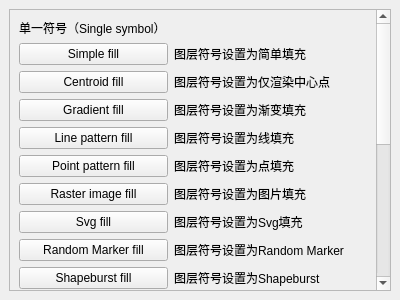
<?xml version="1.0" encoding="UTF-8"?>
<ui version="4.0">
 <class>PolygonDockWidget</class>
 <widget class="QDockWidget" name="PolygonDockWidget">
  <property name="geometry">
   <rect>
    <x>0</x>
    <y>0</y>
    <width>400</width>
    <height>300</height>
   </rect>
  </property>
  <property name="windowTitle">
   <string>矢量面要素符号化测试</string>
  </property>
  <widget class="QWidget" name="dockWidgetContents">
   <layout class="QGridLayout" name="gridLayout">
    <item row="0" column="0">
     <widget class="QScrollArea" name="scrollArea">
      <property name="widgetResizable">
       <bool>true</bool>
      </property>
      <widget class="QWidget" name="scrollAreaWidgetContents">
       <property name="geometry">
        <rect>
         <x>0</x>
         <y>-404</y>
         <width>422</width>
         <height>651</height>
        </rect>
       </property>
       <layout class="QGridLayout" name="gridLayout_2" columnstretch="1,0">
        <item row="16" column="1">
         <widget class="QLabel" name="label_16">
          <property name="text">
           <string>图层符号设置为Outline: Raster </string>
          </property>
         </widget>
        </item>
        <item row="7" column="0">
         <widget class="QPushButton" name="pushButton_polygonSvg">
          <property name="text">
           <string>Svg fill</string>
          </property>
         </widget>
        </item>
        <item row="5" column="0">
         <widget class="QPushButton" name="pushButton_polygonPointPattern">
          <property name="text">
           <string>Point pattern fill</string>
          </property>
         </widget>
        </item>
        <item row="1" column="1">
         <widget class="QLabel" name="label">
          <property name="text">
           <string>图层符号设置为简单填充</string>
          </property>
         </widget>
        </item>
        <item row="14" column="0">
         <widget class="QPushButton" name="pushButton_polygonOutlineLineburst">
          <property name="text">
           <string>Outline: Lineburst</string>
          </property>
         </widget>
        </item>
        <item row="6" column="1">
         <widget class="QLabel" name="label_6">
          <property name="text">
           <string>图层符号设置为图片填充</string>
          </property>
         </widget>
        </item>
        <item row="17" column="0" colspan="2">
         <widget class="QLabel" name="label_18">
          <property name="text">
           <string>反转面要素（Inverted polygons)</string>
          </property>
         </widget>
        </item>
        <item row="11" column="1">
         <widget class="QLabel" name="label_11">
          <property name="text">
           <string>图层符号设置为Outline:Arrow</string>
          </property>
         </widget>
        </item>
        <item row="14" column="1">
         <widget class="QLabel" name="label_14">
          <property name="text">
           <string>图层符号设置为Outline:Lineburst</string>
          </property>
         </widget>
        </item>
        <item row="8" column="0">
         <widget class="QPushButton" name="pushButton_polygonRandomMarker">
          <property name="text">
           <string>Random Marker fill</string>
          </property>
         </widget>
        </item>
        <item row="0" column="0" colspan="2">
         <widget class="QLabel" name="label_17">
          <property name="text">
           <string>单一符号（Single symbol）</string>
          </property>
         </widget>
        </item>
        <item row="11" column="0">
         <widget class="QPushButton" name="pushButton_polygonOutlineArrow">
          <property name="text">
           <string>Outline:Arrow</string>
          </property>
         </widget>
        </item>
        <item row="15" column="1">
         <widget class="QLabel" name="label_15">
          <property name="text">
           <string>图层符号设置为Outline: Marker line</string>
          </property>
         </widget>
        </item>
        <item row="6" column="0">
         <widget class="QPushButton" name="pushButton_polygonRasterImage">
          <property name="text">
           <string>Raster image fill</string>
          </property>
         </widget>
        </item>
        <item row="15" column="0">
         <widget class="QPushButton" name="pushButton_polygonOutlineMarker">
          <property name="text">
           <string>Outline: Marker line</string>
          </property>
         </widget>
        </item>
        <item row="2" column="1">
         <widget class="QLabel" name="label_2">
          <property name="text">
           <string>图层符号设置为仅渲染中心点</string>
          </property>
         </widget>
        </item>
        <item row="9" column="0">
         <widget class="QPushButton" name="pushButton_polygonShapeburst">
          <property name="text">
           <string>Shapeburst fill</string>
          </property>
         </widget>
        </item>
        <item row="18" column="0">
         <widget class="QPushButton" name="pushButton_polygonInvertedRenderer">
          <property name="text">
           <string>Inverted polygons</string>
          </property>
         </widget>
        </item>
        <item row="4" column="1">
         <widget class="QLabel" name="label_4">
          <property name="text">
           <string>图层符号设置为线填充</string>
          </property>
         </widget>
        </item>
        <item row="8" column="1">
         <widget class="QLabel" name="label_8">
          <property name="text">
           <string>图层符号设置为Random Marker</string>
          </property>
         </widget>
        </item>
        <item row="13" column="0">
         <widget class="QPushButton" name="pushButton_polygonOutlineInterpolated">
          <property name="text">
           <string>Outline: Interpolated</string>
          </property>
         </widget>
        </item>
        <item row="12" column="1">
         <widget class="QLabel" name="label_12">
          <property name="text">
           <string>图层符号设置为Outline:Hashed Line</string>
          </property>
         </widget>
        </item>
        <item row="5" column="1">
         <widget class="QLabel" name="label_5">
          <property name="text">
           <string>图层符号设置为点填充</string>
          </property>
         </widget>
        </item>
        <item row="12" column="0">
         <widget class="QPushButton" name="pushButton_polygonOutlineHashed">
          <property name="text">
           <string>Outline: Hashed Line</string>
          </property>
         </widget>
        </item>
        <item row="18" column="1">
         <widget class="QLabel" name="label_19">
          <property name="text">
           <string>演示反转面渲染器</string>
          </property>
         </widget>
        </item>
        <item row="13" column="1">
         <widget class="QLabel" name="label_13">
          <property name="text">
           <string>图层符号设置为Outline:Interpolated</string>
          </property>
         </widget>
        </item>
        <item row="7" column="1">
         <widget class="QLabel" name="label_7">
          <property name="text">
           <string>图层符号设置为Svg填充</string>
          </property>
         </widget>
        </item>
        <item row="16" column="0">
         <widget class="QPushButton" name="pushButton_polygonOutlineRaster">
          <property name="text">
           <string>Outline: Raster line</string>
          </property>
         </widget>
        </item>
        <item row="4" column="0">
         <widget class="QPushButton" name="pushButton_polygonLinePattern">
          <property name="text">
           <string>Line pattern fill</string>
          </property>
         </widget>
        </item>
        <item row="3" column="0">
         <widget class="QPushButton" name="pushButton_polygonGradient">
          <property name="text">
           <string>Gradient fill</string>
          </property>
         </widget>
        </item>
        <item row="19" column="0" colspan="2">
         <widget class="QLabel" name="label_20">
          <property name="text">
           <string>2.5D</string>
          </property>
         </widget>
        </item>
        <item row="10" column="0">
         <widget class="QPushButton" name="pushButton_polygonOutlineSimple">
          <property name="text">
           <string>Outline:Simple line</string>
          </property>
         </widget>
        </item>
        <item row="3" column="1">
         <widget class="QLabel" name="label_3">
          <property name="text">
           <string>图层符号设置为渐变填充</string>
          </property>
         </widget>
        </item>
        <item row="1" column="0">
         <widget class="QPushButton" name="pushButton_polygonSimplefill">
          <property name="text">
           <string>Simple fill</string>
          </property>
         </widget>
        </item>
        <item row="9" column="1">
         <widget class="QLabel" name="label_9">
          <property name="text">
           <string>图层符号设置为Shapeburst</string>
          </property>
         </widget>
        </item>
        <item row="10" column="1">
         <widget class="QLabel" name="label_10">
          <property name="text">
           <string>图层符号设置为Outline:Simple line</string>
          </property>
         </widget>
        </item>
        <item row="2" column="0">
         <widget class="QPushButton" name="pushButton_polygonCentroid">
          <property name="text">
           <string>Centroid fill</string>
          </property>
         </widget>
        </item>
        <item row="20" column="0">
         <widget class="QPushButton" name="pushButton_polygon25D">
          <property name="text">
           <string>2.5D Renderer</string>
          </property>
         </widget>
        </item>
        <item row="20" column="1">
         <widget class="QLabel" name="label_21">
          <property name="text">
           <string>演示2.5D渲染器</string>
          </property>
         </widget>
        </item>
       </layout>
      </widget>
     </widget>
    </item>
   </layout>
  </widget>
 </widget>
 <resources/>
 <connections/>
</ui>
